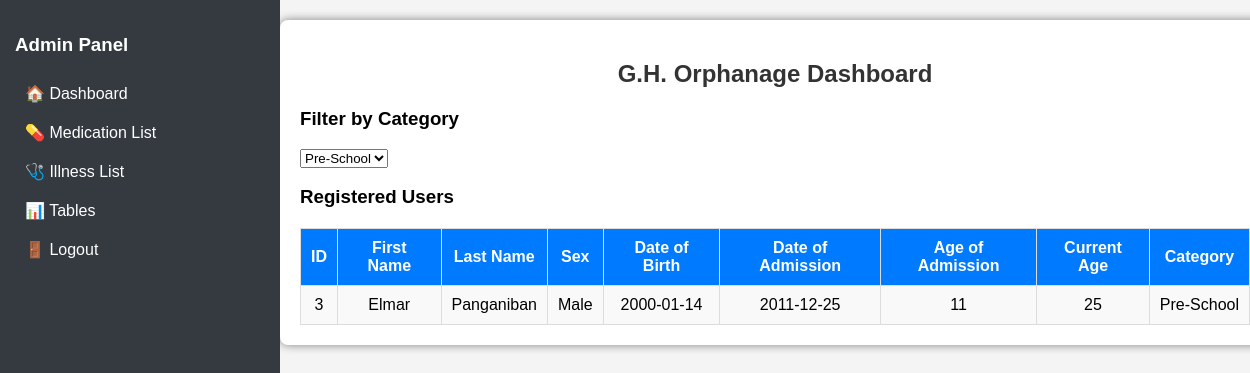
Page /admin_dashboard.php?category=Pre-School (signed in) on the committed database.
### tables this page shows
CREATE TABLE `users` (
  `id` int(11) NOT NULL,
  `first_name` varchar(50) NOT NULL,
  `last_name` varchar(50) NOT NULL,
  `sex` enum('Male','Female','Other') NOT NULL,
  `date_of_birth` date NOT NULL,
  `date_of_admission` date NOT NULL,
  `age_of_admission` int(11) NOT NULL,
  `current_age` int(11) NOT NULL,
  `children_category` varchar(50) NOT NULL
);

### admin_dashboard.php (the view, shortened to what this page needs)
<?php
include 'config.php';
$selected_category = isset($_GET['category']) ? $_GET['category'] : "";
$category_query = "SELECT DISTINCT children_category FROM users WHERE children_category != ''";
$category_result = mysqli_query($conn, $category_query);
$sql = !empty($selected_category) ? "SELECT * FROM users WHERE children_category = '$selected_category'" : "SELECT * FROM users";
$result = mysqli_query($conn, $sql);
?>
<!DOCTYPE html>
<html lang="en">
<head>
    <link rel="stylesheet" href="https://cdnjs.cloudflare.com/ajax/libs/font-awesome/6.0.0/css/all.min.css">
</head>
<body>
<div class="sidebar">
        <h3>Admin Panel</h3>
        <a href="admin_dashboard.php">🏠 Dashboard</a>
        <a href="medication_list.php">💊 Medication List</a>
        <a href="illness_list.php">🩺 Illness List</a>
        <a href="tables.php">📊 Tables</a>
        <a href="logout.php">🚪 Logout</a>
    </div>
    <div class="content">
        <div class="container">
            <h2>G.H. Orphanage Dashboard</h2>
            <h3>Filter by Category</h3>
            <select id="category_filter" onchange="filterCategory()">
                <?php while ($category_row = mysqli_fetch_assoc($category_result)) { ?>
                    <option value="<?= $category_row['children_category'] ?>" <?= ($selected_category == $category_row['children_category']) ? "selected" : "" ?>>
                        <?= $category_row['children_category'] ?>
                    </option>
                <?php } ?>
            </select>
            <h3>Registered Users</h3>
            <table>
                <tr>
                    <th>ID</th>
                    <th>First Name</th>
                    <th>Last Name</th>
                    <th>Sex</th>
                    <th>Date of Birth</th>
                    <th>Date of Admission</th>
                    <th>Age of Admission</th>
                    <th>Current Age</th>
                    <th>Category</th>
                </tr>
                <?php while ($row = mysqli_fetch_assoc($result)) { ?>
                    <tr>
                        <td><?= $row['id'] ?></td>
                        <td><?= $row['first_name'] ?></td>
                        <td><?= $row['last_name'] ?></td>
                        <td><?= $row['sex'] ?></td>
                        <td><?= $row['date_of_birth'] ?></td>
                        <td><?= $row['date_of_admission'] ?></td>
                        <td><?= $row['age_of_admission'] ?></td>
                        <td><?= $row['current_age'] ?></td>
                        <td><?= $row['children_category'] ?></td>
                    </tr>
                <?php } ?>
            </table>
        </div>
    </div>
</body>
</html>

### admin_dashboard.php (style rules this page uses)
body { font-family: Arial, sans-serif; background-color: #f4f4f4; margin: 0; padding: 0; }
.sidebar { width: 250px; background: #343a40; color: white; padding: 15px; height: 100vh; position: fixed; }
.sidebar a { color: white; display: block; padding: 10px; text-decoration: none; }
.content { margin-left: 270px; padding: 20px; width: calc(100% - 270px); }
.container { background: white; padding: 20px; border-radius: 8px; box-shadow: 0px 0px 10px gray; }
h2 { text-align: center; color: #333; }
table { width: 100%; border-collapse: collapse; margin-top: 20px; }
th, td { border: 1px solid #ddd; padding: 10px; text-align: center; }
th { background: #007bff; color: white; }
tr:nth-child(even) { background: #f9f9f9; }
.content { margin-left: 260px; padding: 20px; width: calc(100% - 260px); }

### rows in the picture
users: id "3", first_name "Elmar", last_name "Panganiban", sex "Male", date_of_birth "2000-01-14", date_of_admission "2011-12-25", age_of_admission "11", current_age "25", children_category "Pre-School"

### other values in the picture
form field value "Pre-School"
